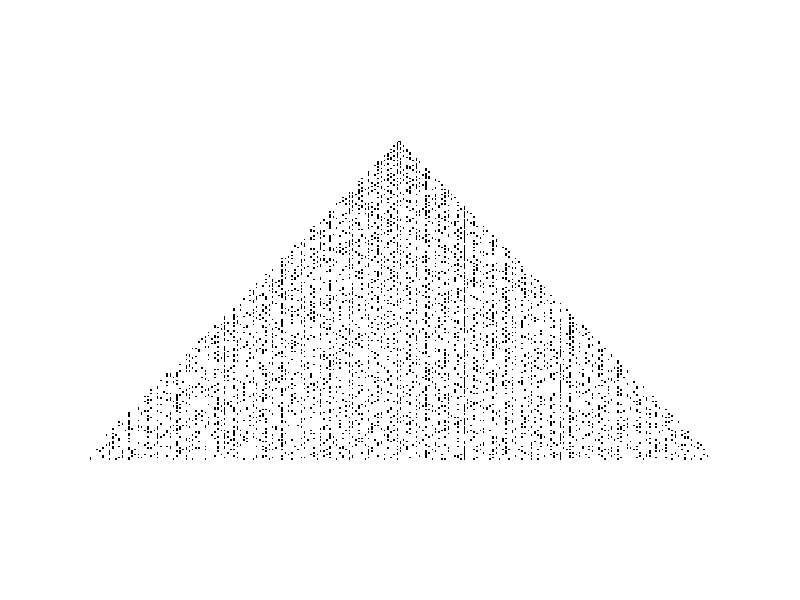

Generate this figure with Python:
import numpy as np
import matplotlib.pyplot as plt
import matplotlib.cm as cm

# Visualize prime numbers as a "Klauber triangle"
# The maths behind this code is described in the scipython blog
# article at https://scipython.com/blog/the-klauber-triangle/
# Christian Hill, November 2016.

n = 200
ncols = 2*n+1
nmax = n**2

# Prime numbers up to and including n**2.
primes = np.array([n for n in range(2,n**2+1) if all(
                        (n % m) != 0 for m in range(2,int(np.sqrt(n))+1))])
a = np.zeros(nmax)
a[primes-1]=1

arr = np.zeros((n, ncols))
for i in range(n):
    arr[i,(n-i):(n+i+1)] = a[i**2:i**2+2*i+1]

fig, ax = plt.subplots()
ax.matshow(arr, cmap=cm.binary)
ax.axis('off')
# Ensure the Axes are centred in the figure
ax.set_position([0.1,0.1,0.8,0.8])
plt.savefig('klauber_triangle.png')
plt.show()
